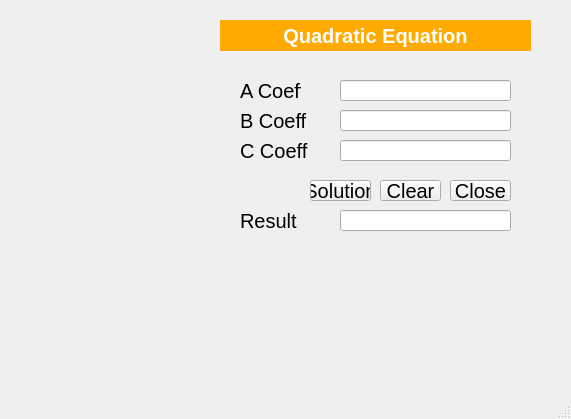
<?xml version="1.0" encoding="UTF-8"?>
<ui version="4.0">
 <class>MainWindow</class>
 <widget class="QMainWindow" name="MainWindow">
  <property name="geometry">
   <rect>
    <x>0</x>
    <y>0</y>
    <width>571</width>
    <height>419</height>
   </rect>
  </property>
  <property name="windowTitle">
   <string>MainWindow</string>
  </property>
  <widget class="QWidget" name="centralwidget">
   <widget class="QLineEdit" name="lineEditB">
    <property name="geometry">
     <rect>
      <x>340</x>
      <y>110</y>
      <width>171</width>
      <height>21</height>
     </rect>
    </property>
   </widget>
   <widget class="QLineEdit" name="lineEditResult">
    <property name="geometry">
     <rect>
      <x>340</x>
      <y>210</y>
      <width>171</width>
      <height>21</height>
     </rect>
    </property>
    <property name="text">
     <string/>
    </property>
    <property name="readOnly">
     <bool>true</bool>
    </property>
   </widget>
   <widget class="QLabel" name="label">
    <property name="geometry">
     <rect>
      <x>220</x>
      <y>20</y>
      <width>311</width>
      <height>31</height>
     </rect>
    </property>
    <property name="font">
     <font>
      <pointsize>15</pointsize>
      <weight>75</weight>
      <bold>true</bold>
     </font>
    </property>
    <property name="styleSheet">
     <string notr="true">background-color: rgb(255, 170, 0);
color: rgb(255, 255, 255);</string>
    </property>
    <property name="text">
     <string>Quadratic Equation</string>
    </property>
    <property name="alignment">
     <set>Qt::AlignCenter</set>
    </property>
   </widget>
   <widget class="QLabel" name="label_2">
    <property name="geometry">
     <rect>
      <x>240</x>
      <y>80</y>
      <width>61</width>
      <height>21</height>
     </rect>
    </property>
    <property name="font">
     <font>
      <pointsize>15</pointsize>
     </font>
    </property>
    <property name="text">
     <string>A Coeff</string>
    </property>
   </widget>
   <widget class="QLineEdit" name="lineEditC">
    <property name="geometry">
     <rect>
      <x>340</x>
      <y>140</y>
      <width>171</width>
      <height>21</height>
     </rect>
    </property>
   </widget>
   <widget class="QPushButton" name="pushButtonSolution">
    <property name="geometry">
     <rect>
      <x>310</x>
      <y>180</y>
      <width>61</width>
      <height>21</height>
     </rect>
    </property>
    <property name="font">
     <font>
      <pointsize>15</pointsize>
     </font>
    </property>
    <property name="text">
     <string>Solution</string>
    </property>
   </widget>
   <widget class="QLabel" name="label_3">
    <property name="geometry">
     <rect>
      <x>240</x>
      <y>110</y>
      <width>81</width>
      <height>21</height>
     </rect>
    </property>
    <property name="font">
     <font>
      <pointsize>15</pointsize>
     </font>
    </property>
    <property name="text">
     <string>B Coeff</string>
    </property>
   </widget>
   <widget class="QPushButton" name="pushButtonClear_2">
    <property name="geometry">
     <rect>
      <x>380</x>
      <y>180</y>
      <width>61</width>
      <height>21</height>
     </rect>
    </property>
    <property name="font">
     <font>
      <pointsize>15</pointsize>
     </font>
    </property>
    <property name="text">
     <string>Clear</string>
    </property>
   </widget>
   <widget class="QLabel" name="label_5">
    <property name="geometry">
     <rect>
      <x>240</x>
      <y>140</y>
      <width>81</width>
      <height>21</height>
     </rect>
    </property>
    <property name="font">
     <font>
      <pointsize>15</pointsize>
     </font>
    </property>
    <property name="text">
     <string>C Coeff</string>
    </property>
   </widget>
   <widget class="QLabel" name="label_6">
    <property name="geometry">
     <rect>
      <x>240</x>
      <y>210</y>
      <width>81</width>
      <height>21</height>
     </rect>
    </property>
    <property name="font">
     <font>
      <pointsize>15</pointsize>
     </font>
    </property>
    <property name="text">
     <string>Result</string>
    </property>
   </widget>
   <widget class="QLineEdit" name="lineEditA">
    <property name="geometry">
     <rect>
      <x>340</x>
      <y>80</y>
      <width>171</width>
      <height>21</height>
     </rect>
    </property>
   </widget>
   <widget class="QPushButton" name="pushButtonClose">
    <property name="geometry">
     <rect>
      <x>450</x>
      <y>180</y>
      <width>61</width>
      <height>21</height>
     </rect>
    </property>
    <property name="font">
     <font>
      <pointsize>15</pointsize>
     </font>
    </property>
    <property name="text">
     <string>Close</string>
    </property>
   </widget>
  </widget>
  <widget class="QMenuBar" name="menubar">
   <property name="geometry">
    <rect>
     <x>0</x>
     <y>0</y>
     <width>571</width>
     <height>18</height>
    </rect>
   </property>
  </widget>
  <widget class="QStatusBar" name="statusbar"/>
 </widget>
 <resources/>
 <connections/>
</ui>
